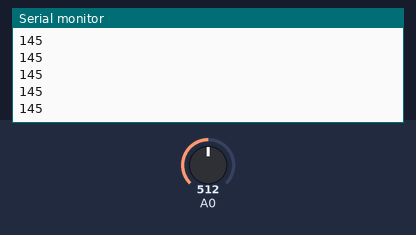
This sketch was run on a simulated Arduino Uno, built with avr-gcc and run on an emulated ATmega328P. Shown: the last lines printed to the serial monitor. The test bench sets the inputs (shaded band); at power-on: A0 = 512.

Above: at 1.2 s.
1.3 s: A0 set to 716
At 1.4 s:
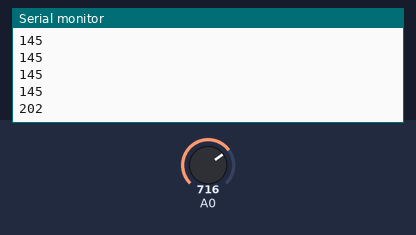
2.8 s: A0 set to 900
At 2.81 s:
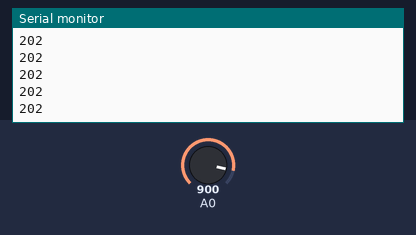
Timing chart, 0 to 5.8 s (numbered marks = the images above; inputs shaded):
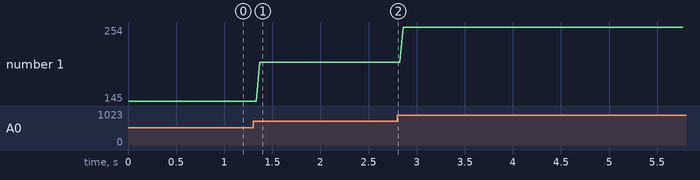

The sketch:

SimplePotentiometer.ino
```cpp
float potValue = 0;

void setup() {
  // put your setup code here, to run once:
  Serial.begin(9600);
  Serial.println("begin");
  potValue = analogRead(A0);
}

void loop() {
  // put your main code here, to run repeatedly:
  Serial.println(int(potValue/1024*290));
  potValue = analogRead(A0);
  delay(40);
}
```

Measured:
- after the input at 1.3 s, the serial monitor: prints a new line after 0.07 s (image 1)
- plotted number 1: 145 → 202 after the input at 1.3 s, 202 → 254 after the input at 2.8 s
